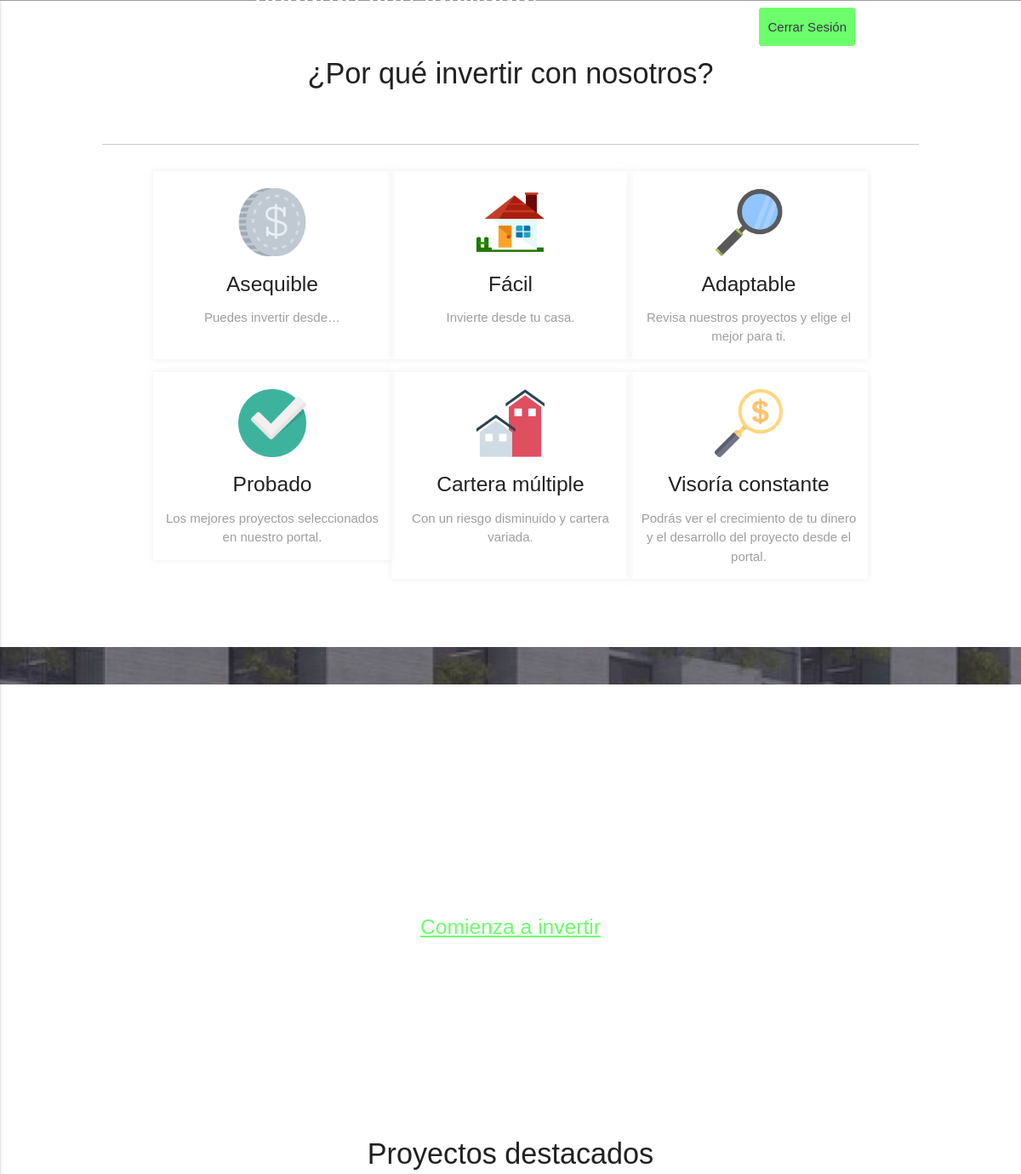
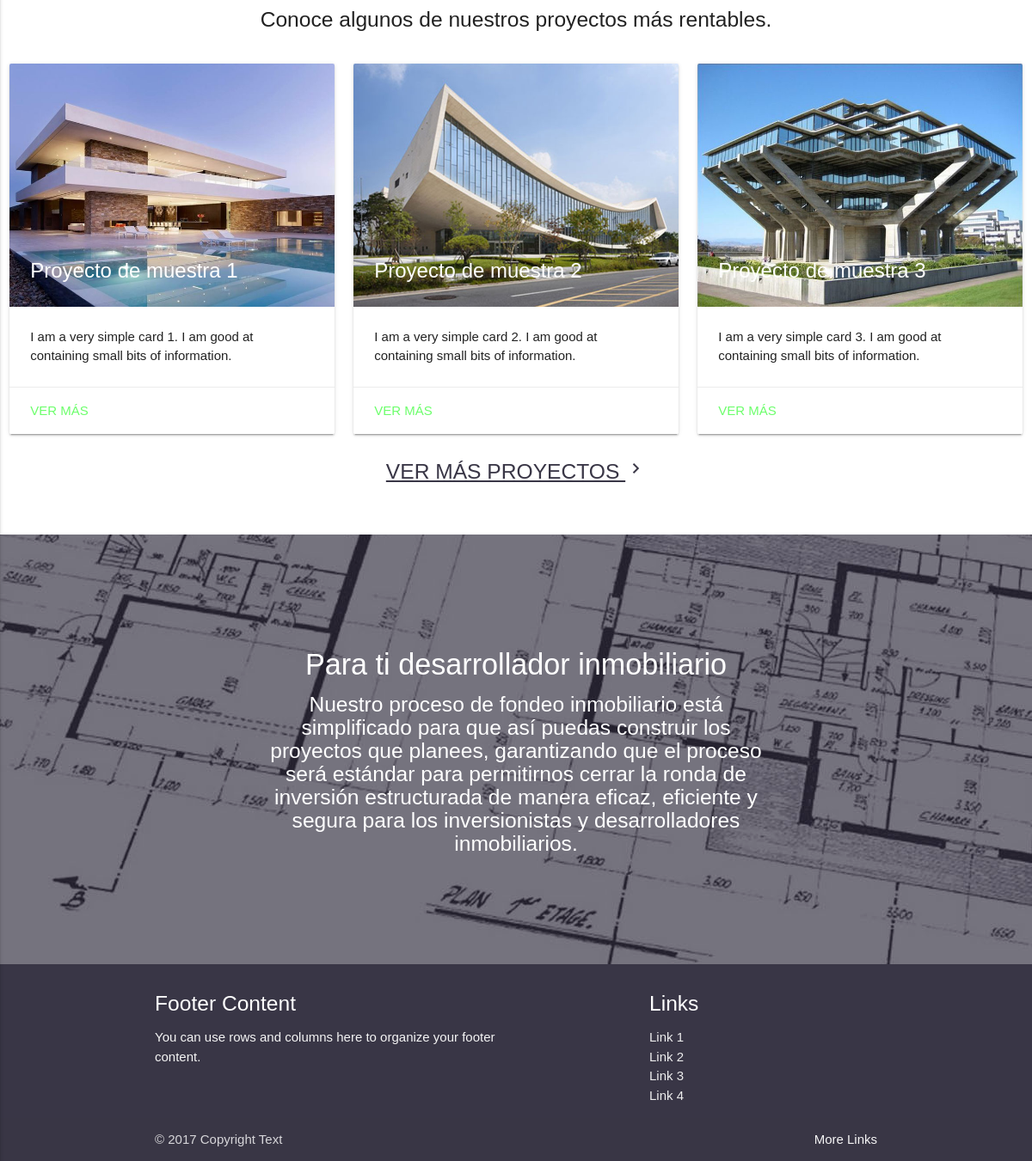
The app's page /proyecto/index.php (signed in) with its own data (2 pictures, top to bottom).
### tables this page shows
CREATE TABLE `proyecto` (
  `idProy` int(4) NOT NULL,
  `Por` varchar(4) DEFAULT NULL,
  `Nombre` varchar(50) DEFAULT NULL,
  `Req` varchar(10) DEFAULT NULL,
  `Inv` varchar(5) DEFAULT NULL,
  `Fina` varchar(20) DEFAULT NULL,
  `Tip` varchar(20) DEFAULT NULL,
  `Sector` varchar(20) DEFAULT NULL,
  `Plazo` varchar(20) DEFAULT NULL,
  `Taza` varchar(5) DEFAULT NULL,
  `Des` varchar(100) DEFAULT NULL,
  `lat` varchar(20) DEFAULT NULL,
  `lon` varchar(20) DEFAULT NULL
);

CREATE TABLE `images` (
  `id` int(4) NOT NULL,
  `proyecto` varchar(50) DEFAULT NULL,
  `img` varchar(50) DEFAULT NULL
);

### proyecto/view/proyectosIndex.view.php (the view)
<?php
  try{
  require 'conn.php';
  $queryProyect = "SELECT proyecto.Nombre,proyecto.Des,images.img FROM proyecto INNER JOIN images ON proyecto.Nombre = images.proyecto";
  $proyect = $conn->query($queryProyect);
  foreach ($proyect as $p ) {
?>
<div class="row">
      <div class="col s12 m4">
        <div class="card">
          <div class="card-image">
            <img src="<?php echo $p['img']?>">
            <span class="card-title"><?php echo $p['Nombre']?></span>
          </div>
          <div class="card-content">
            <p><?php echo $p['Des']?></p>
            </div>
            <div class="card-action">
            <a href="#">VER MÁS</a>
            </div>
          </div>
        </div>
<?php
 }
}catch(Exeption $e){
  echo "Error".$e."";
}
?>
</div>
<div class="col s12" style="padding-bottom: 50px">
  <center>
    <a href="proyectos" class="negro">
      <U><B><h5>VER MÁS PROYECTOS <i class="material-icons">navigate_next</i></h5></B></U>
    </a>
  </center>
</div>

### proyecto/index.php (shortened to what this page needs)
<?php
if ($_SESSION) {
  switch ($_SESSION['tipo']) {
    case '0':
        require 'view/user.view.php';
      break;
  }
}else{
  require 'view/index.view.php';
}
?>

### proyecto/view/user.view.php (shortened to what this page needs)
<!DOCTYPE html>
<html>
<head>
  <link rel="stylesheet" href="css/materialize.min.css" media="screen,projection" />
  <link rel="stylesheet" href="css/master.css">
  <link rel="stylesheet" href="css/animate.css">
</head>
<body>
  <div class="slider fullscreen">
    <nav>
      <div class="nav-wrapper">
        <div class="container">
          <a href="#" class="brand-logo"><img src="img/logob.png" height="80px" style="padding-top: 20px"></a>
          <ul class="right hide-on-med-and-down">
            <li><a href="#funciona">Ayuda</a></li>
            <li><a href="#invertir">Mis Proyectos</a></li>
            <li><a href="#proyectos">Perfil</a></li>
            <li><a href="registra.php"><span><?php echo $_SESSION['user']; ?></span></a></li>
            <li><a href="cerrar.php"><span class="ingresar">Cerrar Sesión</span></a></li>
          </ul>
        </div>
      </div>
    </nav>
  </div>
  <main class="col s12">
    <div class="row center" id="invertir">
      <b><h4 style="padding-top: 50px;padding-bottom: 50px;">¿Por qué invertir con nosotros?</h4></b>
      <hr style="width: 80%">
      <div class="container">
        <div class="col s12 m6 l4 ">
          <center><img src="img/coin.png"></center>
          <h5>Asequible</h5>
          <p class="grey-text">Puedes invertir desde…</p><br>
        </div>
        <div class="col s12 m6 l4 ">
          <center><img src="img/home.png"></center>
          <h5>Fácil</h5>
          <p class="grey-text">Invierte desde tu casa.</p><br>
        </div>
        <div class="col s12 m6 l4 ">
          <center><img src="img/research.png"></center>
          <h5>Adaptable</h5>
          <p class="grey-text">Revisa nuestros proyectos y elige el mejor para ti.</p>
        </div>
        <div class="col s12 m6 l4 ">
          <center><img src="img/checked.png"></center>
          <h5>Probado</h5>
          <p class="grey-text">Los mejores proyectos seleccionados en nuestro portal.</p>
        </div>
        <div class="col s12 m6 l4 ">
          <center><img src="img/houses.png"></center>
          <h5>Cartera múltiple</h5>
          <p class="grey-text">Con un riesgo disminuido y cartera variada.</p><br>
        </div>
        <div class="col s12 m6 l4 ">
          <center><img src="img/glass.png"></center>
          <h5>Visoría constante</h5>
          <p class="grey-text">Podrás ver el crecimiento de tu dinero y el desarrollo del proyecto desde el portal.</p>
        </div>
      </div>
    </div>
    <div class="parallax-container white-text">
      <div class="centrado center">
        <h4>¡No esperes más!</h4>
        <h5>Con tan solo  $___ puedes empezar a invertir en desarrollo inmobiliario.</h5>
        <br>
        <h5><a href="" class="acento"><strong><u>Comienza a invertir</u></strong></a></h5>
      </div>
      <div class="parallax"><img src="img/5.jpg"></div>
    </div>
    <div id="proyectos">
     <center>
      <div style="padding: 20px">
        <h4>Proyectos destacados</h4>
        <h5>Conoce algunos de nuestros proyectos más rentables.</h5>
      </div>
    </center>
    <?php require 'view/proyectosIndex.view.php'; ?>
        </div>
        <div class="parallax-container white-text">
          <div class="centrado center">
            <h4>Para ti desarrollador inmobiliario</h4>
            <h5>Nuestro proceso de fondeo inmobiliario está simplificado para que así puedas construir los proyectos que planees, garantizando que el proceso será estándar para permitirnos cerrar la ronda de inversión estructurada de manera eficaz, eficiente y segura para los inversionistas y desarrolladores inmobiliarios.</h5>
          </div>
          <div class="parallax"><img src="img/6.jpg"></div>
        </div>
      </main>
      <footer class="page-footer negrobg">
        <div class="container">
          <div class="row">
            <div class="col l6 s12">
              <h5 class="white-text">Footer Content</h5>
              <p class="grey-text text-lighten-4">You can use rows and columns here to organize your footer content.</p>
            </div>
            <div class="col l4 offset-l2 s12">
              <h5 class="white-text">Links</h5>
              <ul>
                <li><a class="grey-text text-lighten-3" href="#!">Link 1</a></li>
                <li><a class="grey-text text-lighten-3" href="#!">Link 2</a></li>
                <li><a class="grey-text text-lighten-3" href="#!">Link 3</a></li>
                <li><a class="grey-text text-lighten-3" href="#!">Link 4</a></li>
              </ul>
            </div>
          </div>
        </div>
        <div class="footer-copyright">
          <div class="container">
            © 2017 Copyright Text
            <a class="grey-text text-lighten-4 right" href="#!">More Links</a>
          </div>
        </div>
      </footer>
  </body>
  </html>

### proyecto/css/master.css (style rules this page uses)
html, body { width: 100%; height: 100%; display: flex; min-height: 100vh; flex-direction: column; font-family: sans-serif; }
main { flex: 1 0 auto; }
.row { margin-left: auto; margin-right: auto; margin-bottom: 0px; }
.slider.fullscreen { height: 100%; width: 100%; position: relative; top: 0; left: 0; right: 0; bottom: 0; }
nav { z-index: 999; position: absolute; box-shadow: none; background-color: transparent; }
hr { height: 1px; border: 0; border-top: 1px solid #ccc; }
.centrado { position: absolute; left: 50%; top: 50%; transform: translate(-50%, -50%); -webkit-transform: translate(-50%, -50%); }
.acento { color: #6cfe6b; }
.negro { color: #393646; }
.negrobg { background-color: #393646; }
#invertir { padding-bottom: 80px; }
#invertir img { width: 80px; padding-top: 20px; padding-bottom: 50px:; }
#invertir div { margin-top: 15px; box-shadow: rgba(221, 221, 221, 0.53) 0px 0px 7px; transition: .3s; }
#proyectos { padding-top: 40px; padding-bottom: 0px; }
.ingresar { color: #393646; padding-top: 12px; padding-bottom: 12px; padding-right: 8px; padding-left: 8px; border-radius: 4px; background-color: #6cfe6b; border: 2px solid #6cfe6b; transition: .3s; }

### records on screen
proyecto: images.img (picture), Nombre "Proyecto de muestra 1", Des "I am a very simple card 1. I am good at containing small bits of information."
proyecto: images.img (picture), Nombre "Proyecto de muestra 2", Des "I am a very simple card 2. I am good at containing small bits of information."
proyecto: images.img (picture), Nombre "Proyecto de muestra 3", Des "I am a very simple card 3. I am good at containing small bits of information."
